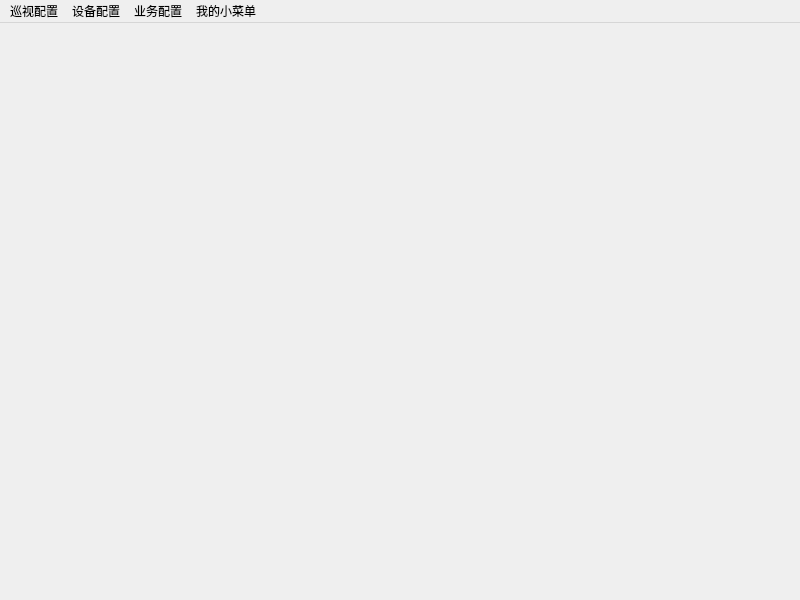
<?xml version="1.0" encoding="UTF-8"?>
<ui version="4.0">
 <class>MainWindowConfig</class>
 <widget class="QMainWindow" name="MainWindowConfig">
  <property name="geometry">
   <rect>
    <x>0</x>
    <y>0</y>
    <width>800</width>
    <height>600</height>
   </rect>
  </property>
  <property name="sizePolicy">
   <sizepolicy hsizetype="Maximum" vsizetype="Maximum">
    <horstretch>0</horstretch>
    <verstretch>0</verstretch>
   </sizepolicy>
  </property>
  <property name="windowTitle">
   <string>MainWindow</string>
  </property>
  <widget class="QWidget" name="centralwidget">
   <layout class="QGridLayout" name="gridLayout"/>
  </widget>
  <widget class="QMenuBar" name="menubar">
   <property name="geometry">
    <rect>
     <x>0</x>
     <y>0</y>
     <width>800</width>
     <height>26</height>
    </rect>
   </property>
   <widget class="QMenu" name="menu">
    <property name="title">
     <string>巡视配置</string>
    </property>
    <addaction name="action"/>
   </widget>
   <widget class="QMenu" name="menu_2">
    <property name="title">
     <string>设备配置</string>
    </property>
    <addaction name="action_2"/>
    <addaction name="action_3"/>
    <addaction name="separator"/>
    <addaction name="action_4"/>
   </widget>
   <widget class="QMenu" name="menu_3">
    <property name="title">
     <string>业务配置</string>
    </property>
    <widget class="QMenu" name="menu_4">
     <property name="title">
      <string>存储</string>
     </property>
     <addaction name="action_12"/>
     <addaction name="action_13"/>
    </widget>
    <widget class="QMenu" name="menu_5">
     <property name="title">
      <string>联动设置</string>
     </property>
     <addaction name="action_11"/>
    </widget>
    <addaction name="action_5"/>
    <addaction name="menu_4"/>
    <addaction name="menu_5"/>
   </widget>
   <widget class="QMenu" name="menu_6">
    <property name="title">
     <string>我的小菜单</string>
    </property>
    <addaction name="action_6"/>
    <addaction name="action_10"/>
   </widget>
   <addaction name="menu"/>
   <addaction name="menu_2"/>
   <addaction name="menu_3"/>
   <addaction name="menu_6"/>
  </widget>
  <action name="action">
   <property name="text">
    <string>巡视配置</string>
   </property>
  </action>
  <action name="action_2">
   <property name="text">
    <string>类型管理</string>
   </property>
  </action>
  <action name="action_3">
   <property name="text">
    <string>设备管理</string>
   </property>
  </action>
  <action name="action_4">
   <property name="text">
    <string>通道维护</string>
   </property>
  </action>
  <action name="actionJjj01">
   <property name="text">
    <string>jjj01</string>
   </property>
  </action>
  <action name="action_7">
   <property name="text">
    <string>策略设置</string>
   </property>
  </action>
  <action name="action_8">
   <property name="text">
    <string>策略应用</string>
   </property>
  </action>
  <action name="action_9">
   <property name="text">
    <string>联动公式配置</string>
   </property>
  </action>
  <action name="action_5">
   <property name="text">
    <string>告警配置</string>
   </property>
  </action>
  <action name="action_11">
   <property name="text">
    <string>联动公式配置</string>
   </property>
  </action>
  <action name="action_12">
   <property name="text">
    <string>策略设置</string>
   </property>
  </action>
  <action name="action_13">
   <property name="text">
    <string>策略应用</string>
   </property>
  </action>
  <action name="action_6">
   <property name="text">
    <string>视频跳转测试</string>
   </property>
  </action>
  <action name="action_10">
   <property name="text">
    <string>空调配置</string>
   </property>
  </action>
 </widget>
 <resources/>
 <connections/>
</ui>
